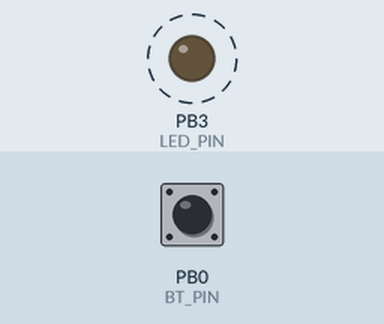
Recording of a sketch running on a simulated ATtiny85, built with avr-gcc and run on an emulated ATtiny85. Parts: output pins drawn as LEDs (lit = HIGH). Dashed ring = blinking. The test bench sets the inputs (shaded band); at power-on: PB0 (BT_PIN) HIGH.

Above: at 0.2 s.
Timing chart, 0 to 3.0 s (numbered marks = the images above):
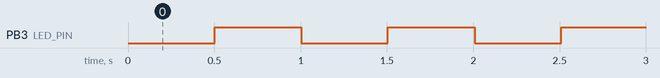

Measured:
- by itself, PB3 (LED_PIN): alternates HIGH for 0.50 s and LOW for 0.50 s

The sketch:

BTPedal.ino
```cpp
/*
 BTPedal

 Pedal Bluetooth para cambiar de página PDF en aplicacion PDFScore (ATtiny85)
 Una pulsacion corta envia un comando NEXT y una larga un comando PREV

 Circuito
 * Pin 2 conectado a TX modulo BT
 * Pin 1 conectado a RX modulo BT con divisor resistivo para 3,3V
 * Pin 0 como entrada digital pullup para pulsador
 * Pin 3 como salida para led de estado

 created 30/12/16
 by Warrior / Warcom Ing.
 v1.0
 */

#include <SoftwareSerial.h>

//pines
#define RX_PIN 2
#define TX_PIN 1
#define BT_PIN 0
#define LED_PIN 3

//comandos BT
#define NEXT_CMD "N"
#define PREV_CMD "P"
#define CHECK_CMD "C"
//respuestas BT
#define STATE_ST "OK"
#define DISCONNECT_ST "BYE"

//delays
#define debounceDelay  100
#define longClickDelay  500
//parpadeo
#define ledBlinkDelay 500
//consulta estado
#define checkStatusDelay 30000

//Variables generales
SoftwareSerial BT1(RX_PIN,TX_PIN); // Pin RX, TX de Arduino (cruzarlos con los del módulo BT)

//boton
int btState = HIGH;
long lastDebounceTime = 0;
long lastSingleClick = 0;
boolean btFlag = false;
boolean btLong = false;
//estado
boolean paired = false;
long lastBlinkTime = 0;
long lastCheckTime = 0;
void setup()
   {

       BT1.begin(9600);

       pinMode(BT_PIN,INPUT_PULLUP);
       pinMode(LED_PIN,OUTPUT);

       lastCheckTime = millis();

       //Configuracion del modulo BT (descomentar para configurarlo automaticamente)
       /*
       delay(15000); //Esperar 15 segundos para conectar el modulo
       //nombre modulo
       BT1.print("AT+NAMEBTPEDAL\n");
       delay(1000);
       //Pin (contraseña)
       BT1.print("AT+PIN0000\n");
       delay(1000);
       //velocidad transmision (4 = 9600)
       BT1.print("AT+BAUD4\n");
       delay(1000);
       */

   }
void loop()
   {
       //leemos pulsador
       btState = digitalRead(BT_PIN);


       //cada x tiempo,sin pulsacion de boton, comprobamos conexion
       if ((millis() - lastCheckTime) > checkStatusDelay && btState==HIGH){
        BT1.write(CHECK_CMD"\r\n");
        paired = false;
        lastCheckTime = millis();
       }

       //esperamos conexion de la aplicacion
       if (BT1.available()){
           if (BT1.readString() == STATE_ST)
           {
              paired = true;
              lastCheckTime = millis();
           }
           if (BT1.readString() == DISCONNECT_ST)
              paired = false;
       }

       //actualizamos led (fijo si emparejado, parpadeo si no)
       if (paired){
        digitalWrite(LED_PIN,HIGH);
        lastBlinkTime = millis();
       }
       else if ((millis() - lastBlinkTime) > ledBlinkDelay)
       {
          digitalWrite(LED_PIN,!digitalRead(LED_PIN));
          lastBlinkTime = millis();
       }

       //filtramos rebote
       if ( (millis() - lastDebounceTime) > debounceDelay) {
         //no pulsado (pullup)
         if ( btState == HIGH ) {
           //enviamos comando NEXT
           if (btFlag && !btLong)
           {
             BT1.write(NEXT_CMD"\r\n");
             //BT1.write("\r\n");
           }

           btFlag = false;
           btLong = false;
           lastDebounceTime = millis();
         }
         //pulsado
         else if ( btState == LOW && !btLong )  {
           if (!btFlag){
            lastSingleClick = millis();
           }
           else
           {
            //si pulsacion larga, mandamos comando de PREV
            if ((millis() - lastSingleClick) > longClickDelay){
              BT1.write(PREV_CMD"\r\n");
              //BT1.write("\r\n");
              btLong = true;
            }
           }
           btFlag = true;

           lastDebounceTime = millis();
         }
       }

  }
```
